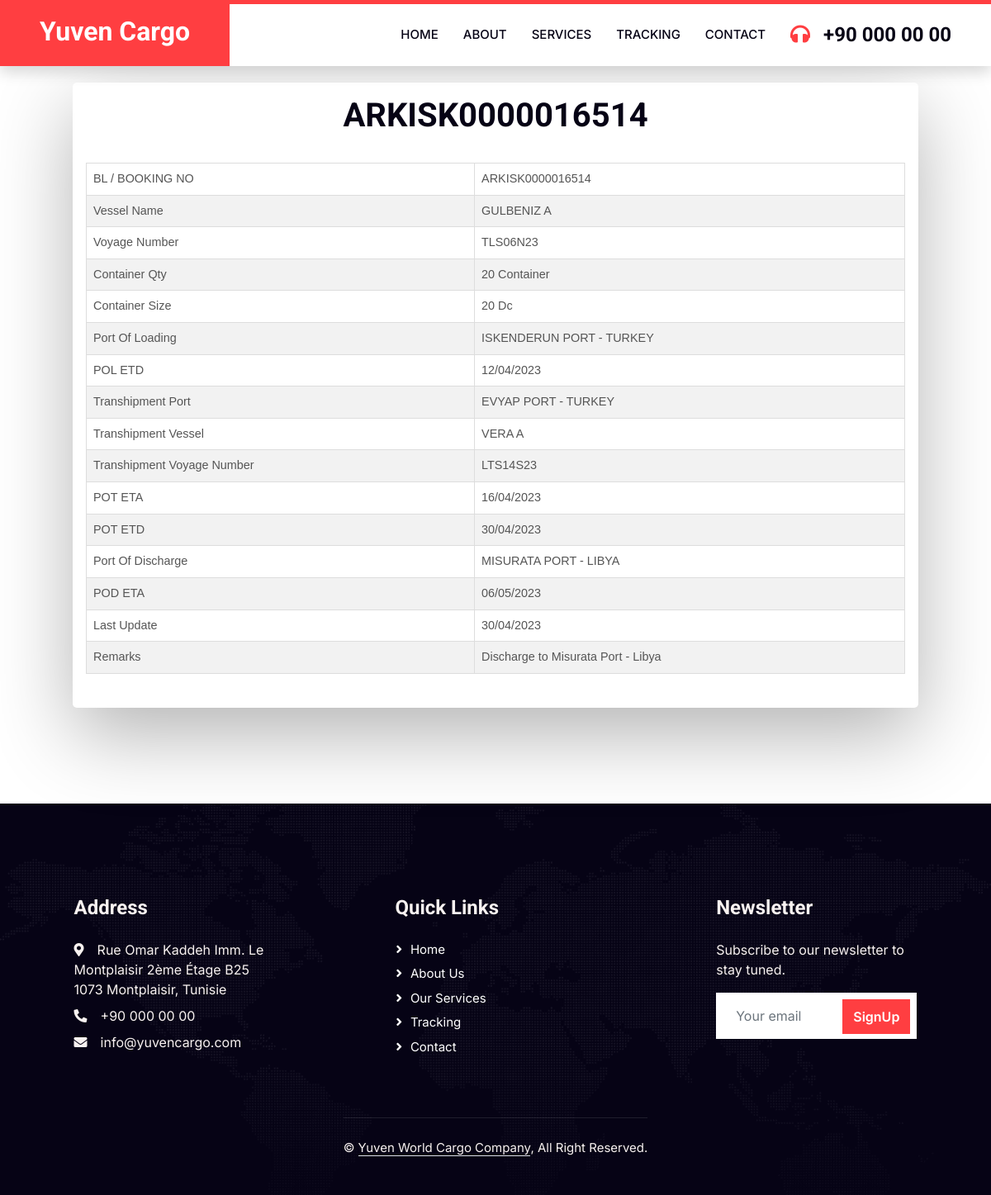
Page /trackingResponse.php?tracking-number=ARKISK0000016514 on the committed database.
### tables this page shows
CREATE TABLE `tracking` (
  `id` int NOT NULL AUTO_INCREMENT,
  `bl_number` varchar(255) DEFAULT NULL,
  `vessel_name` varchar(255) DEFAULT NULL,
  `voyager_number` varchar(255) DEFAULT NULL,
  `container_qty` varchar(255) DEFAULT NULL,
  `container_size` varchar(255) DEFAULT NULL,
  `port_of_loading` varchar(255) DEFAULT NULL,
  `transshipment_port` varchar(255) DEFAULT NULL,
  `transshipment_voyage_number` varchar(255) DEFAULT NULL,
  `transshipment_vessel` varchar(255) DEFAULT NULL,
  `port_of_discharge` varchar(255) DEFAULT NULL,
  `last_update` varchar(255) DEFAULT NULL,
  `pol_etd` varchar(255) DEFAULT NULL,
  `pot_eta` varchar(255) DEFAULT NULL,
  `pot_etd` varchar(255) DEFAULT NULL,
  `pod_eta` varchar(255) DEFAULT NULL,
  `remarks` varchar(255) DEFAULT NULL,
  PRIMARY KEY (`id`)
);

### TrackingFormHandler.php (called while the page is built, shortened)
<?php
require 'DatabaseConnection.php';
class TrackingFormHandler extends DatabaseConnection{
    public function getShipmentInformation($tracking_number)
    {
        if($_REQUEST['tracking-number'])
        {
            $tracking_number = $_REQUEST['tracking-number'];
        }
        $tracking_number = '"' . $tracking_number . '"';
        $sql = "SELECT * FROM tracking
         WHERE bl_number = " . $tracking_number . '';
        $result = parent::query($sql);
        $result = mysqli_fetch_assoc($result);
        return $result;
    }
  }
?>

### DatabaseConnection.php (called while the page is built, shortened)
<?php
abstract class DatabaseConnection {
    protected function connect() {
      if($_SERVER['SERVER_NAME'] == 'localhost')
      {
          $servername = "localhost";
          $username = "root";
          $password = "";
          $dbname = "yuvencargo";
      }
      elseif($_SERVER['SERVER_NAME'] == 'yuvencargo.com'){
          $servername = "localhost";
          $username = "transmena_db_usr";
          $password = "*04mvW97r";
          $dbname = "admin_transmena_db";
      }
        $conn = new mysqli($servername, $username, $password, $dbname);
        return $conn;
    }
    protected function query($sql) {
        return  $this->connect()->query($sql);
    }
}
?>

### TrackingResponse.php (the view, shortened to what this page needs)
<!DOCTYPE html>
<html lang="en-US" data-lt-installed="true"><link type="text/css" rel="stylesheet" id="dark-mode-custom-link"><link type="text/css" rel="stylesheet" id="dark-mode-general-link">
<?php include 'head.php'; ?>
<body class="size-1140" cz-shortcut-listen="true">
<?php
include 'header.php';
include "TrackingFormHandler.php";
$trackingFormHandler =  new TrackingFormHandler();
$result = $trackingFormHandler->getShipmentInformation($_REQUEST['tracking-number']);
?>
<main role="main">
        <div class="container">
        <section style="width: 64rem;  height: auto;"  class="root">
            <h1><?php echo  $result['bl_number']?></h1>
            <div style="overflow-x:auto;">
                <table class="styled-table" id="customers">
                    <tbody>
                    <tr>
                        <td>BL / BOOKING NO</td>
                        <td><?php echo $result['bl_number'] ?></td>
                    </tr>
                    <tr>
                        <td>Vessel Name</td>
                        <td><?php echo $result['vessel_name'] ?></td>
                    </tr>
                    <tr>
                        <td>Voyage Number</td>
                        <td><?php echo $result['voyager_number'] ?></td>
                    </tr>
                    <tr>
                        <td>Container Qty</td>
                        <td><?php echo $result['container_qty'] ?></td>
                    </tr>
                    <tr>
                        <td>Container Size</td>
                        <td><?php echo $result['container_size'] ?></td>
                    </tr>
                    <tr>
                        <td>Port Of Loading</td>
                        <td><?php echo $result['port_of_loading'] ?></td>
                    </tr>
                    <tr>
                        <td>POL ETD</td>
                        <td><?php if(!empty($result['pol_etd'])) echo date('d/m/Y', strtotime($result['pol_etd'])) ?></td>
                    </tr>
                    <tr>
                        <td>Transhipment Port</td>
                        <td><?php echo $result['transshipment_port'] ?></td>
                    </tr>
                    <tr>
                        <td>Transhipment Vessel</td>
                        <td><?php echo $result['transshipment_vessel'] ?></td>
                    </tr>
                    <tr>
                        <td>Transhipment Voyage Number</td>
                        <td><?php echo $result['transshipment_voyage_number'] ?></td>
                    </tr>
                    <?php if(!empty($result['pot_eta'])) { ?>
                        <tr>
                            <td>POT ETA</td>
                            <td><?php echo date('d/m/Y', strtotime($result['pot_eta'])) ?></td>
                        </tr>
                    <?php } ?>
                    <?php if(!empty($result['pot_etd'])) { ?>
                        <tr>
                            <td>POT ETD</td>
                            <td><?php echo date('d/m/Y', strtotime($result['pot_etd'])) ?></td>
                        </tr>
                    <?php } ?>
                    <tr>
                        <td>Port Of Discharge</td>
                        <td><?php echo $result['port_of_discharge'] ?></td>
                    </tr>
                    <?php if(!empty($result['pod_eta'])) { ?>
                        <tr>
                            <td>POD ETA</td>
                            <td><?php echo date('d/m/Y', strtotime($result['pod_eta'])) ?></td>
                        </tr>
                    <?php } ?>
                    <?php if(!empty($result['last_update'])) { ?>
                        <tr>
                            <td>Last Update</td>
                            <td><?php echo date('d/m/Y', strtotime($result['last_update'])) ?></td>
                        </tr>
                    <?php } ?>
                    <tr>
                        <td>Remarks</td>
                        <td><?php echo $result['remarks'] ?></td>
                    </tr>
                    </tbody>
                </table>
            </div>
            </div>
    </main>
<?php include 'footer.php' ?>
    </body>

### css/style.css (style rules this page uses)
:root { --primary: #FF3E41; --secondary: #51CFED; --light: #F8F2F0; --dark: #060315; }

### TrackingResponse.php (style rules this page uses)
.container { display: flex; justify-content: center; align-items: center; padding-top: 20px; padding-bottom: 20px; }
.root { padding: 1rem; border-radius: 5px; box-shadow: 0 2rem 6rem rgba(0, 0, 0, 0.3); }
#customers { font-family: Arial, Helvetica, sans-serif; border-collapse: collapse; width: 100%; }
#customers td, #customers th { bottom-border: 1px solid #ddd; padding: 8px; }
#customers tr:nth-child(even) { background-color: #f2f2f2; }
h1 { text-align:center; }
.styled-table { width: 100%; background-color: #fff; border-collapse: collapse; margin: 25px 0; font-size: 0.9em; font-family: sans-serif; border: 1px solid #ddd; }
.styled-table td, .styled-table th { border: 1px solid #ddd; padding: 12px 15px; text-align: left; }
.styled-table tbody tr:nth-of-type(even) { background-color: #f3f3f3; }

### rows in the picture
tracking: bl_number "ARKISK0000016514", vessel_name "GULBENIZ A", voyager_number "TLS06N23", container_qty "20 Container", container_size "20 Dc", port_of_loading "ISKENDERUN PORT - TURKEY", pol_etd "12/04/2023", transshipment_port "EVYAP PORT - TURKEY", transshipment_vessel "VERA A", transshipment_voyage_number "LTS14S23", pot_eta "16/04/2023", pot_etd "30/04/2023", port_of_discharge "MISURATA PORT - LIBYA", pod_eta "06/05/2023", last_update "30/04/2023", remarks "Discharge to Misurata Port - Libya"
